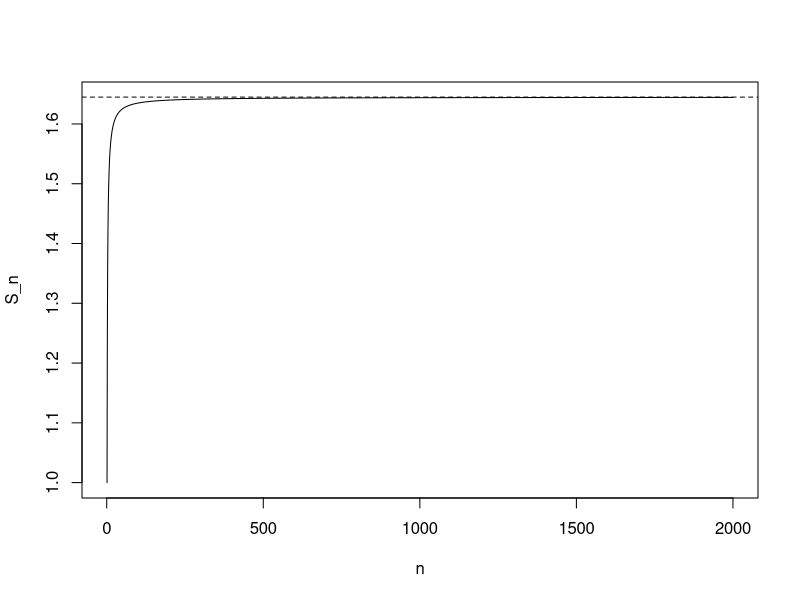
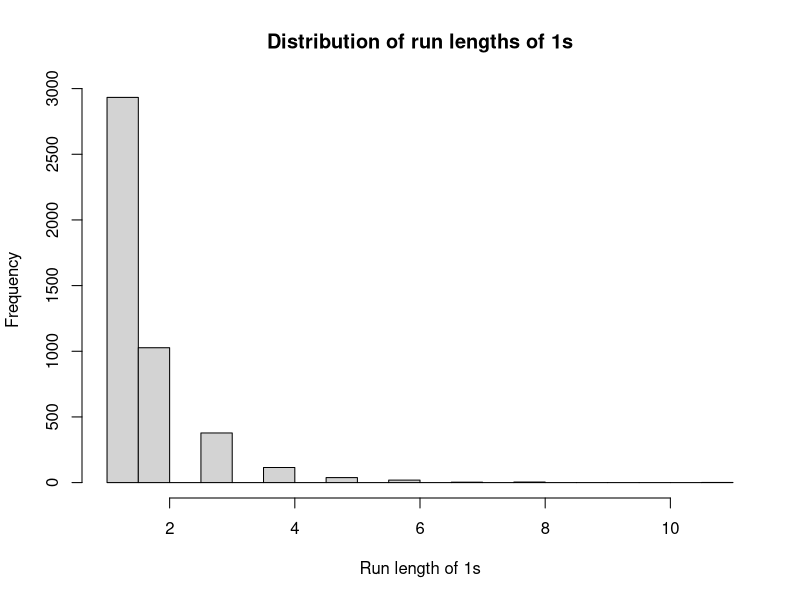

R code for these plots, in order:
## ---- chunk 1
# Load only the allowed package
library(dslabs)
## ---- chunk 2
# Step 1: define n
n <- 150

# Step 2: create the sequence 1, 2, ..., n
x <- seq(1, n)

# Step 3: take the sum
# (replace NA with your answer)
ans <- NA
ans
## ---- chunk 3
# Extension: write one line that works for any n (change n above)
# sum(seq(1, n))
## ---- chunk 4
# Examine the structure
str(murders)

# Step: show column names
names(murders)
## ---- chunk 5
# Step 1: compute murder rate per 100,000
rate <- murders$total / murders$population * 100000

# Step 2: identify which states have rate < 1.2
idx <- rate < 1.2

# Step 3: subset the data frame using idx
murders_low <- murders[idx, ]

# Step 4: show the subset
murders_low
## ---- chunk 6
# Step 1: compute rate (or reuse from Q2 if still in your environment)
rate <- murders$total / murders$population * 100000

# Step 2: logical condition for low-rate states
low <- rate < 1.2

# Step 3: logical condition for Northeast region
ne <- murders$region == "Northeast"

# Step 4: combine conditions (use &)
keep <- low & ne

# Step 5: subset rows
out <- murders[keep, ]

# Step 6: remove the region column
# Hint: use out[, -which(names(out)=="region")] or select columns by name
out_no_region <- out[, names(out) != "region"]

out_no_region
## ---- chunk 7
# Step 1: compute rate
rate <- murders$total / murders$population * 100000

# Step 2: subset to states with rate < 1.2
low <- rate < 1.2

# Step 3: get populations for just those states
pop_low <- murders$population[low]

# Step 4: find index (within the low subset) of the smallest population
# Hint: use which.min
j <- which.min(pop_low)

# Step 5: convert to the original row index
# Hint: which(low) gives the row numbers that are TRUE
rows_low <- which(low)
i <- rows_low[j]

# Step 6: report state, population, and rate (as a small data frame)
data.frame(
  state = murders$state[i],
  population = murders$population[i],
  rate = rate[i]
)
## ---- chunk 8
# Step 1: compute rate
rate <- murders$total / murders$population * 100000

# Step 2: create logical vector for pop > 8 million
big <- murders$population > 8e6

# Step 3: compute rates for those states
rate_big <- rate[big]

# Step 4: find the smallest rate among big-pop states
j <- which.min(rate_big)

# Step 5: map back to original row index
rows_big <- which(big)
i <- rows_big[j]

# Step 6: report
data.frame(
  state = murders$state[i],
  population = murders$population[i],
  rate = rate[i]
)
## ---- chunk 9
# Step 1: list the region names
regions <- unique(murders$region)
regions
## ---- chunk 10
# Step 2: compute total murders per region
murders_by_region <- tapply(murders$total, murders$region, sum)

# Step 3: compute total population per region
pop_by_region <- tapply(murders$population, murders$region, sum)

# Step 4: compute rates per region
rate_by_region <- murders_by_region / pop_by_region * 100000

# Step 5: build a data frame
region_rates <- data.frame(
  region = names(rate_by_region),
  rate = as.numeric(rate_by_region)
)

region_rates
## ---- chunk 11
# Step 1: define start, end, and step
start <- 5
end <- 60
step <- 3/8

# Step 2: generate the sequence
v <- seq(from = start, to = end, by = step)

# Step 3: check first few values
head(v)

# Step 4: how many values?
length(v)
## ---- chunk 12
temp_f <- c(72, 95, 41, 86, 78, 33)
city <- c("Chicago", "Lagos", "Oslo", "Rio de Janeiro", 
          "San Juan", "Toronto")
city_temps <- data.frame(name = city, temperature_f = temp_f)
city_temps
## ---- chunk 13
# Step 1: write the conversion formula
# C = (F - 32) * 5/9

# Step 2: add the new column
city_temps$temperature_c <- (city_temps$temperature_f - 32) * 5/9

# Step 3: show the updated data frame
city_temps
## ---- chunk 14
# Step 1: define the function skeleton
euler2 <- function(n) {
  # Step 2: create the vector 1:n
  k <- 1:n
  
  # Step 3: compute the terms 1/k^2
  terms <- 1 / (k^2)
  
  # Step 4: sum the terms
  sum(terms)
}

# Step 5: test
euler2(10)
euler2(100)
## ---- chunk 15
# Step 1: vector of n values
n_vals <- 1:2000

# Step 2: compute S_n for each n
S <- sapply(n_vals, euler2)

# Step 3: plot S_n vs n
plot(n_vals, S, type = "l",
     xlab = "n", ylab = "S_n")

# Step 4: add horizontal line at pi^2/6
abline(h = pi^2/6, lty = 2)

# Step 5 (optional): print last value and difference
tail(S, 1)
tail(S, 1) - pi^2/6
## ---- chunk 16
# Step 1: make a vector of abbreviations to check
test <- c("AL", "AK", "AZ", "AR", "AA")

# Step 2: check membership in state.abb
is_real <- test %in% state.abb

# Step 3: show results
is_real
## ---- chunk 17
test <- c("AL", "AK", "AZ", "AR", "AA")

# Step 1: logical vector of "not in"
not_real <- !(test %in% state.abb)

# Step 2: find the position(s) that are TRUE
idx <- which(not_real)

# Step 3: report the entry (or entries)
test[idx]
## ---- chunk 18
# Step 1: make a vector of target states in the order requested
targets <- c("Florida", "California", "New York")

# Step 2: subset using %in%
sub <- murders[murders$state %in% targets, ]

# Step 3: reorder rows to match the order in targets
# Hint: match gives positions
sub_ordered <- sub[match(targets, sub$state), ]

# Step 4: display
sub_ordered
## ---- chunk 19
# Step 1: define the function
vander_helper <- function(x, n) {
  # Step 2: create exponents 0,1,2,...,n
  e <- 0:n
  
  # Step 3: compute x^e (vectorized)
  x^e
}

# Step 4: test
vander_helper(2, 6)
## ---- chunk 20
n <- 20000
p <- 0.35
set.seed(2025-9-18)
x <- sample(c(0,1), n, prob = c(1 - p, p), replace = TRUE)
## ---- chunk 21
# Step 1: run-length encoding
r <- rle(x)

# Step 2: extract run lengths where the run value is 1
ones_lengths <- r$lengths[r$values == 1]

# Step 3: look at first few run lengths
head(ones_lengths)

# Step 4: plot distribution (histogram or barplot)
# Option A: histogram
hist(ones_lengths, breaks = 30,
     xlab = "Run length of 1s", main = "Distribution of run lengths of 1s")

# Step 5: empirical proportions for run lengths 1:8
tab <- table(ones_lengths)
emp_counts <- as.numeric(tab[as.character(1:8)])
emp_counts[is.na(emp_counts)] <- 0
emp_probs <- emp_counts / length(ones_lengths)

# Step 6: theoretical geometric comparison
# For Bernoulli(p), P(run length = k) = (1-p) * p^(k-1)
k <- 1:8
theory_probs <- (1 - p) * p^(k - 1)

# Step 7: show a comparison table
comparison <- data.frame(
  run_length = k,
  empirical_prob = emp_probs,
  theory_prob = theory_probs
)
comparison
## ---- chunk 22
# Step 1: state-level rate
rate <- murders$total / murders$population * 100000

# Step 2: national average rate
national_rate <- sum(murders$total) / sum(murders$population) * 100000
national_rate

# Step 3: conditions
high_crime <- rate > national_rate
high_pop <- murders$population > 6e6

# Step 4: label using ifelse (nested ifelse)
labels <- ifelse(high_crime & high_pop, "High Crime, High Pop",
                 ifelse(high_crime & !high_pop, "High Crime, Low Pop",
                        "Lower Crime"))

# Step 5: counts
table(labels)

# Step 6 (optional): show states in each category
data.frame(state = murders$state, rate = rate, population = murders$population, label = labels)
## ---- chunk 23
# Step 1: rate vector
rate <- murders$total / murders$population * 100000

# Step 2: order indices from highest to lowest
ord <- order(rate, decreasing = TRUE)

# Step 3: 12th state index
i <- ord[12]

# Step 4: report the rate and the state name
data.frame(
  rank = 12,
  state = murders$state[i],
  rate = rate[i]
)

# Optional checks using sort and rank:
# sort(rate, decreasing=TRUE)[12]
# which(rank(-rate) == 12)
## ---- chunk 24
compute_harmonic_mean <- function(x) {
  # Step 1: check for any non-positive values
  if (any(x <= 0)) return(NA)
  
  # Step 2: compute harmonic mean
  n <- length(x)
  n / sum(1 / x)
}

# Test
compute_harmonic_mean(c(1, 2, 4, 8))
## ---- chunk 25
safe_divide <- function(x, y) {
  # Step 1: start with numeric division
  out <- x / y
  
  # Step 2: replace entries where y == 0
  # Important: output must be character if we include a string
  out_char <- as.character(out)
  out_char[y == 0] <- "Cannot divide by zero"
  
  out_char
}

# Test
x <- c(10, 20, 30)
y <- c(2, 0, 5)
safe_divide(x, y)
## ---- chunk 26
# Step 1: precompute state murder rates (named vector is helpful)
rate <- murders$total / murders$population * 100000
rate_named <- setNames(rate, murders$state)

# Step 2: write function
classify_state_safety <- function(state_name) {
  # Step 2a: check if state exists
  if (!(state_name %in% names(rate_named))) return("State not found")
  
  # Step 2b: extract rate
  r <- rate_named[state_name]
  
  # Step 2c: classify using if/else
  if (r < 1) {
    "Very Safe"
  } else if (r < 3) {
    "Safe"
  } else if (r < 5) {
    "Moderate"
  } else {
    "High Risk"
  }
}

# Step 3: test on required states
classify_state_safety("Vermont")
classify_state_safety("Texas")
classify_state_safety("California")
classify_state_safety("NotAState")
## ---- chunk 27
# Step 4: classify all states using sapply
cats <- sapply(murders$state, classify_state_safety)

# Step 5: count categories
table(cats)
